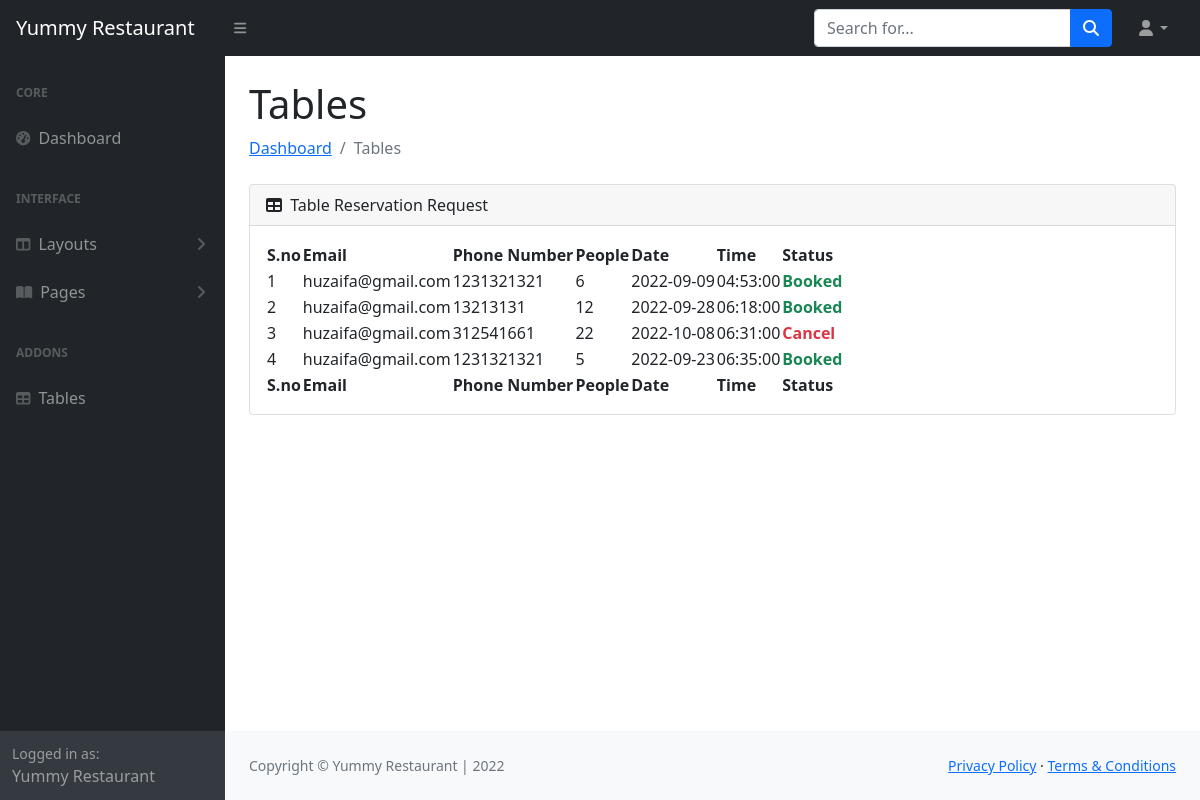
Page /admin_panel/tables.php (signed in) on the earlier database version.
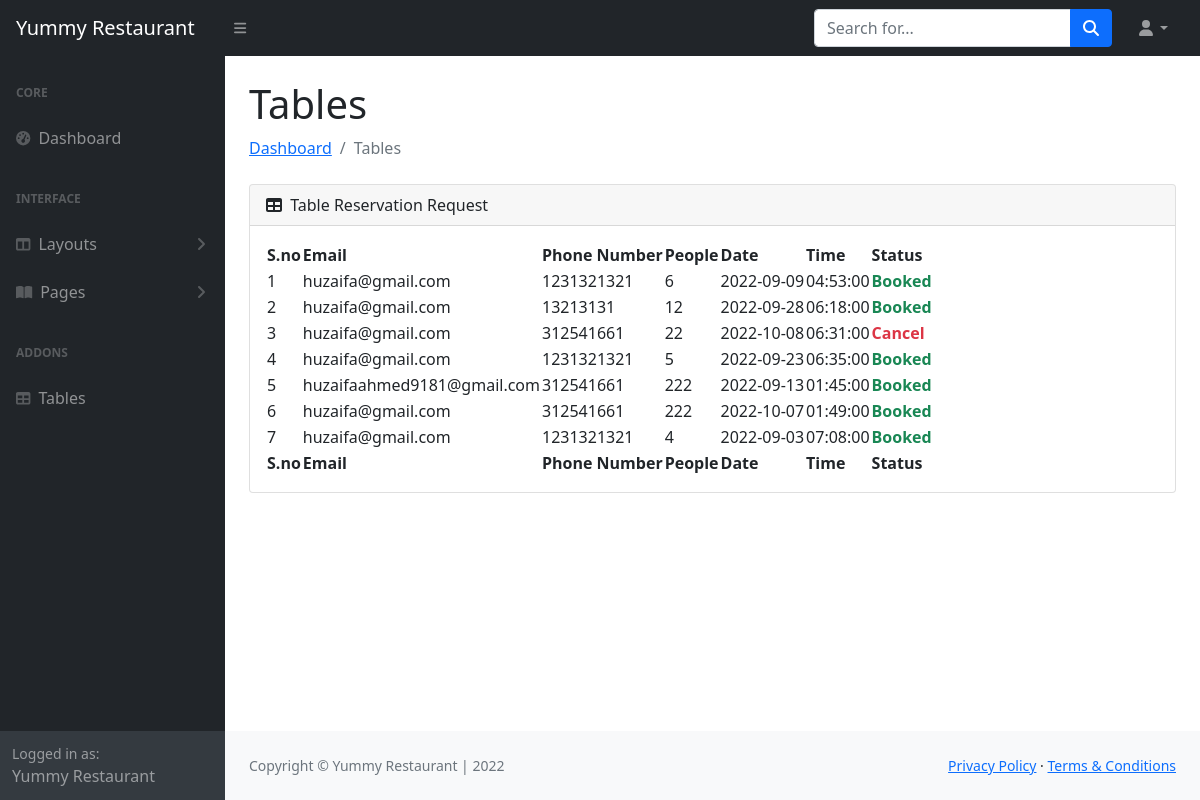
Same page on the later database version.
### tables this page shows
CREATE TABLE `table_reservation` (
  `id` int(11) NOT NULL,
  `email` varchar(50) NOT NULL,
  `phone` int(11) NOT NULL,
  `people` int(30) NOT NULL,
  `table_book` varchar(20) NOT NULL,
  `date` date NOT NULL,
  `time` time NOT NULL
);

### admin_panel/tables.php (the view, shortened to what the changed rows need)
<!DOCTYPE html>
<html lang="en">
    <head>
        <link href="https://cdn.jsdelivr.net/npm/simple-datatables@latest/dist/style.css" rel="stylesheet" />
        <link href="css/styles.css" rel="stylesheet" />
    </head>
    <body class="sb-nav-fixed">
        <div id="layoutSidenav">
            <div id="layoutSidenav_content">
                <main>
                    <div class="container-fluid px-4">
                        <h1 class="mt-4">Tables</h1>
                        <div class="card mb-4">
                            <div class="card-body">
                                <table id="datatablesSimple">
                                    <thead>
                                        <tr>
                                            <th>S.no</th>
                                            <th>Email</th>
                                            <th>Phone Number</th>
                                            <th>People</th>
                                            <th>Date</th>
                                            <th>Time</th>
                                            <th>Status</th>
                                        </tr>
                                    </thead>
                                    <tfoot>
                                        <tr>
                                            <th>S.no</th>
                                            <th>Email</th>
                                            <th>Phone Number</th>
                                            <th>People</th>
                                            <th>Date</th>
                                            <th>Time</th>
                                            <th>Status</th>
                                        </tr>
                                    </tfoot>
                                    <tbody>
                                    <?php
                                        include "php/database.php";
                                        $sql = "SELECT * FROM `table_reservation`;";
                                        $result = mysqli_query($conn,$sql);
                                        $count = 1;
                                        while($data = mysqli_fetch_assoc($result)){
                                            echo '<tr>
                                            <td>'.$count.'</td>
                                            <td>' . $data['email'] .'</td>
                                            <td>' . $data['phone'] .'</td>
                                            <td>' . $data['people'] .'</td>
                                            <td>' . $data['date'] .'</td>
                                            <td>' . $data['time'] .'</td>';
                                            if($data['table_book'] == "Cancel"){
                                                echo '<td class="text-danger"><b>Cancel</b></td>';
                                            }elseif($data['table_book'] == "Booked"){
                                                echo '<td class="text-success"><b>Booked</b></td>';
                                            }else{
                                                echo " <td><span><a href='?approve_id=".$data['id']."' class='btn btn-success my-2 mx-2 '>Approve</a>||<a href='?cancel=".$data['id']."' class='mx-2 btn btn-danger ' >Decline</a></span></td>
                                              </tr>";
                                            }
                                          $count = $count +1;
                                        }
                                    ?>
                                    </tbody>
                                </table>
                            </div>
                        </div>
                    </div>
                </main>
            </div>
        </div>
    </body>
</html>

Differences in the rows shown:
added table_reservation: email "huzaifaahmed9181@gmail.com", phone "312541661", people "222", date "2022-09-13", time "01:45:00", table_book "Booked"
added table_reservation: email "huzaifa@gmail.com", phone "312541661", people "222", date "2022-10-07", time "01:49:00", table_book "Booked"
added table_reservation: email "huzaifa@gmail.com", phone "1231321321", people "4", date "2022-09-03", time "07:08:00", table_book "Booked"
